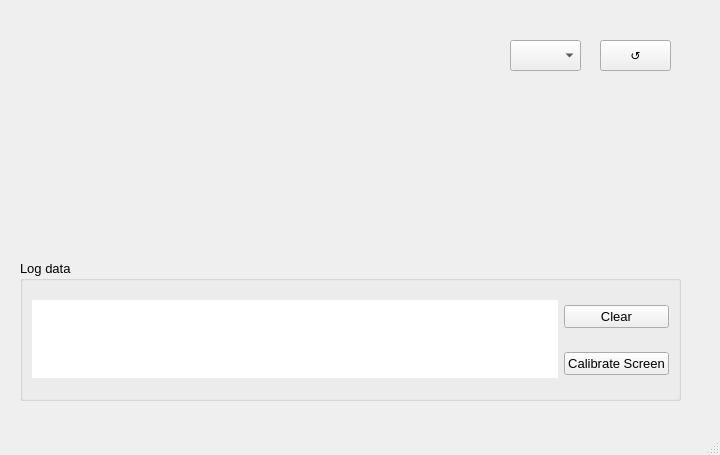
<?xml version="1.0" encoding="UTF-8"?>
<ui version="4.0">
 <class>MainWindow</class>
 <widget class="QMainWindow" name="MainWindow">
  <property name="geometry">
   <rect>
    <x>0</x>
    <y>0</y>
    <width>720</width>
    <height>455</height>
   </rect>
  </property>
  <property name="windowTitle">
   <string>MainWindow</string>
  </property>
  <widget class="QWidget" name="centralwidget">
   <widget class="QPushButton" name="pushButton_portsRefresh">
    <property name="geometry">
     <rect>
      <x>600</x>
      <y>40</y>
      <width>71</width>
      <height>31</height>
     </rect>
    </property>
    <property name="sizePolicy">
     <sizepolicy hsizetype="Minimum" vsizetype="Preferred">
      <horstretch>0</horstretch>
      <verstretch>0</verstretch>
     </sizepolicy>
    </property>
    <property name="styleSheet">
     <string notr="true"/>
    </property>
    <property name="text">
     <string>↺</string>
    </property>
   </widget>
   <widget class="QComboBox" name="comboBox_ports">
    <property name="geometry">
     <rect>
      <x>510</x>
      <y>40</y>
      <width>71</width>
      <height>31</height>
     </rect>
    </property>
    <property name="sizePolicy">
     <sizepolicy hsizetype="Preferred" vsizetype="Preferred">
      <horstretch>0</horstretch>
      <verstretch>0</verstretch>
     </sizepolicy>
    </property>
    <property name="styleSheet">
     <string notr="true"/>
    </property>
   </widget>
   <widget class="QGroupBox" name="groupBox_4">
    <property name="geometry">
     <rect>
      <x>20</x>
      <y>260</y>
      <width>661</width>
      <height>141</height>
     </rect>
    </property>
    <property name="font">
     <font>
      <pointsize>10</pointsize>
     </font>
    </property>
    <property name="styleSheet">
     <string notr="true"/>
    </property>
    <property name="title">
     <string>Log data</string>
    </property>
    <layout class="QGridLayout" name="gridLayout">
     <item row="0" column="0" rowspan="2">
      <widget class="QTextEdit" name="textEdit_rawBytes">
       <property name="styleSheet">
        <string notr="true">border : none;</string>
       </property>
       <property name="acceptRichText">
        <bool>true</bool>
       </property>
      </widget>
     </item>
     <item row="0" column="1">
      <widget class="QPushButton" name="pushButton_clear">
       <property name="font">
        <font>
         <pointsize>10</pointsize>
        </font>
       </property>
       <property name="text">
        <string>Clear</string>
       </property>
      </widget>
     </item>
     <item row="1" column="1">
      <widget class="QPushButton" name="pushButton_calibrateScreen">
       <property name="font">
        <font>
         <pointsize>10</pointsize>
        </font>
       </property>
       <property name="text">
        <string>Calibrate Screen</string>
       </property>
      </widget>
     </item>
    </layout>
   </widget>
  </widget>
  <widget class="QMenuBar" name="menubar">
   <property name="geometry">
    <rect>
     <x>0</x>
     <y>0</y>
     <width>720</width>
     <height>21</height>
    </rect>
   </property>
  </widget>
  <widget class="QStatusBar" name="statusbar"/>
 </widget>
 <resources/>
 <connections/>
</ui>
